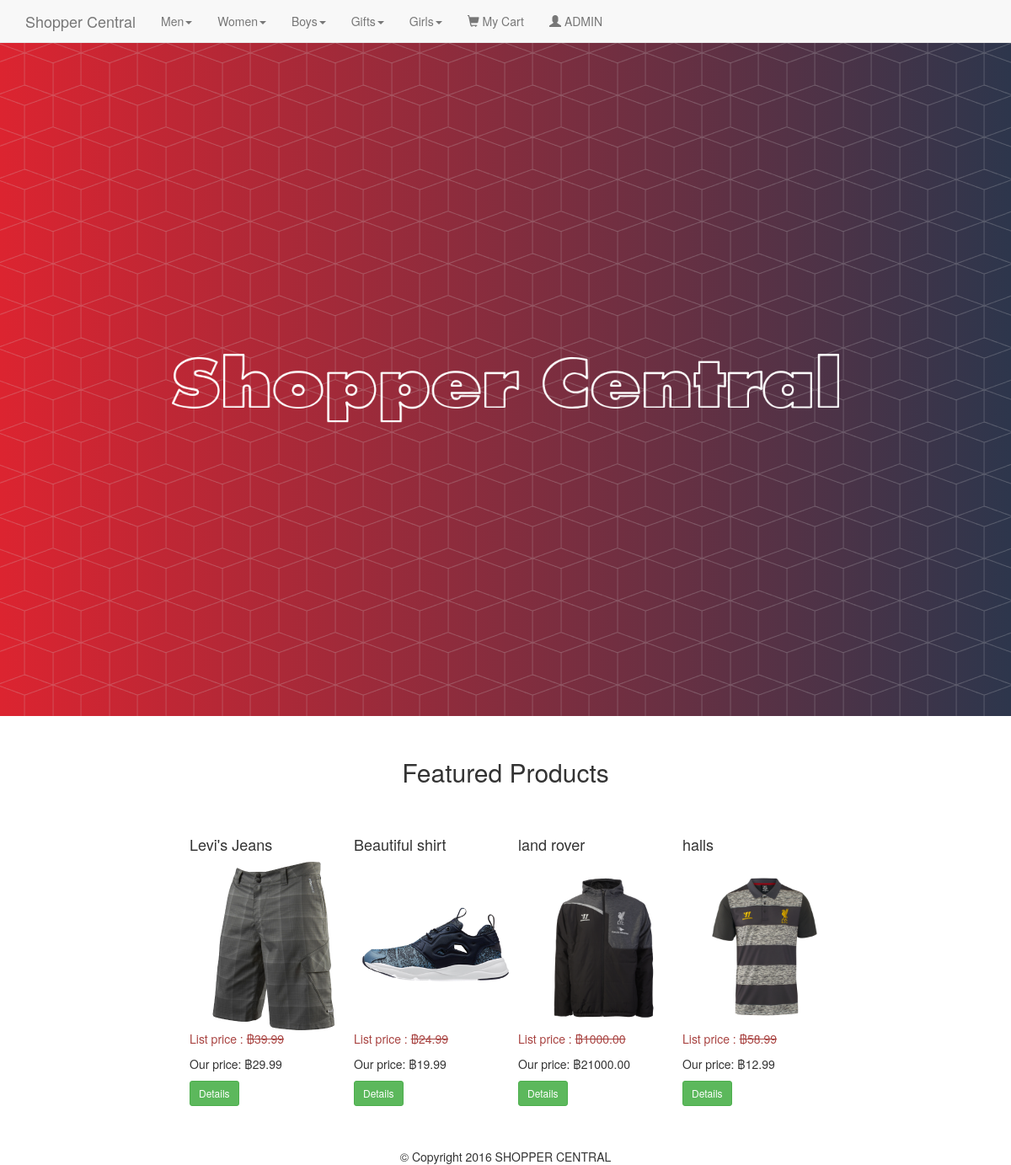
The page / on the database its author committed.
### tables this page shows
CREATE TABLE `categories` (
  `id` int(11) NOT NULL,
  `category` varchar(255) NOT NULL,
  `parent` int(11) NOT NULL
);

CREATE TABLE `products` (
  `id` int(11) NOT NULL,
  `title` varchar(255) NOT NULL,
  `price` decimal(10,2) NOT NULL,
  `list_price` decimal(10,2) NOT NULL,
  `brand` int(11) NOT NULL,
  `categories` varchar(255) NOT NULL,
  `image` varchar(255) NOT NULL,
  `description` text NOT NULL,
  `featured` tinyint(4) NOT NULL,
  `sizes` text NOT NULL,
  `deleted` tinyint(4) NOT NULL DEFAULT '0'
);

### index.php (the view)
<?php
	include_once 'core/init.php';
	include 'include/head.php';
	include 'include/navigation.php';
	include 'include/headerfull.php';
	include 'include/leftbar.php';
	$sql = "SELECT * FROM products WHERE featured = 1";
	$featured = $db->query($sql);
?>
<div class="col-md-8">
	<div class="row">
		<h2 class="text-center Feature">Featured Products</h2>
		<?php while($product = mysqli_fetch_assoc($featured)) : ?>
			<div class="col-md-3">
				<h4><?= $product['title']; ?></h4>
				<img src="<?= $product['image']; ?>" alt="<?= $product['title'];?>" class="img-thumb" />
				<p class="list-price text-danger">List price : <s>฿<?= $product['list_price'];?></s></p>
				<p class="price">Our price: ฿<?= $product['price'];?></p>
				<button type="button" class="btn btn-sm btn-success" onclick="detailsmodal(<?= $product['id'];?>)">Details</button>
			</div>
		<?php endwhile; ?>
	</div>
</div>
<?php
	include 'include/rightbar.php';
	include 'include/footer.php';
?>

### include/head.php (shortened to what this page needs)
<html>
	<head>
		<link rel="stylesheet" href="css/main.css">
		<link rel="stylesheet" href="http://maxcdn.bootstrapcdn.com/bootstrap/3.3.7/css/bootstrap.min.css">
	</head>
	<body>

### include/navigation.php (shortened to what this page needs)
<?php
    $sql = "SELECT * FROM categories WHERE parent = 0";
    $pquery = $db->query($sql);
?>
<nav class="navbar navbar-default navbar-fixed-top">
    <div class="container">
        <a href="index.php" class="navbar-brand">Shopper Central</a>
        <ul class="nav navbar-nav">
			<?php while($parent = mysqli_fetch_assoc($pquery)) : ?>
    				<li class="dropdown">
    					<a href="#" class="dropdown-toggle" data-toggle="dropdown"><?php echo $parent['category']; ?><span class="caret"></span></a>
    				</li>
			<?php endwhile; ?>
           <li><a href="cart.php"><span class="glyphicon glyphicon-shopping-cart"></span> My Cart</a></li>
           <li><a href="admin/login.php"><span class="glyphicon glyphicon-user"></span> ADMIN</a></li>
        </ul>
    </div>
</nav>

### include/headerfull.php
<div id="headerWrapper">
  <div id="logotext"></div>
</div>
<div class="container-fluid">

### include/leftbar.php
<div class="col-md-2 Feature"></div>

### include/rightbar.php
<div class="col-md-2 Feature"></div>

### include/footer.php (shortened to what this page needs)
</div>
<footer class="text-center" id="footer">&copy; Copyright 2016 SHOPPER CENTRAL</footer>
</body>
</html>

### css/main.css (style rules this page uses)
body { padding-top: 50px; }
#headerWrapper { position: relative; padding: 0; margin: 0; overflow: hidden; height: 800px; background: url('../image/headerlogo/bg-pattern.png'), #2D364C; background: url('../image/headerlogo/bg-pattern.png'), -webkit-linear-gradient(to left, #2D364C, #dc2430); background: url('../image/headerlogo/bg-pattern.png'), linear-gradient(to left, #2D364C, #dc2430); background-position: top center; background-attachment: fixed; }
#logotext { position: absolute; width: 100%; height: 180px; background-image: url(../image/headerlogo/11.png); background-repeat: no-repeat; background-size:800px; background-position:center; top: 39%; z-index: 1; }
.Feature { margin-top: 50px; margin-bottom: 50px; }
.img-thumb { width: auto; height: 200px; }
#footer { margin-top: 50px; }

### rows shown on the page
categories: category "Men"
categories: category "Women"
categories: category "Boys"
categories: category "Gifts"
categories: category "Girls"
products: title "Levi's Jeans", image (picture), list_price "39.99", price "29.99"
products: title "Beautiful shirt", image (picture), list_price "24.99", price "19.99"
products: title "land rover", image (picture), list_price "1000.00", price "21000.00"
products: title "halls", image (picture), list_price "58.99", price "12.99"
